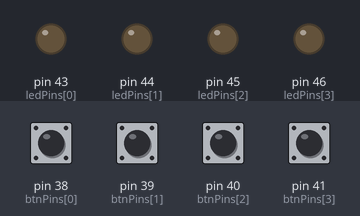
A sketch run on a simulated Arduino Mega 2560, built with avr-gcc and run on an emulated ATmega2560. Parts: output pins drawn as LEDs (lit = HIGH). The inputs (shaded band) are chosen by the test bench; at power-on: pin 38 (btnPins[0]), pin 39 (btnPins[1]), pin 40 (btnPins[2]), pin 41 (btnPins[3]) LOW.

Above: at 1.2 s.
1.3 s: pin 38 (btnPins[0]) pulled HIGH for 0.15 s
At 2.1 s:
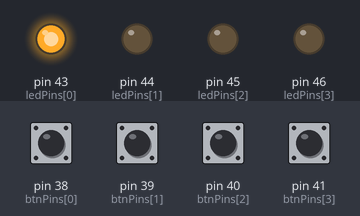
2.9 s: pin 39 (btnPins[1]) pulled HIGH for 0.15 s
At 3.3 s:
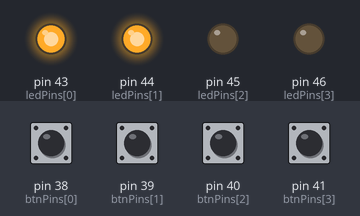
4.5 s: pin 40 (btnPins[2]) pulled HIGH for 0.15 s
At 5.7 s:
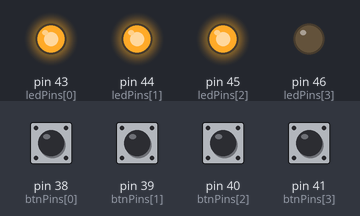
6.1 s: pin 41 (btnPins[3]) pulled HIGH for 0.15 s
At 7.0 s:
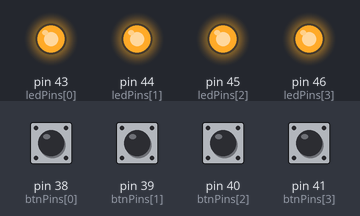
7.7 s: pin 38 (btnPins[0]) pulled HIGH for 1 s
At 8.2 s:
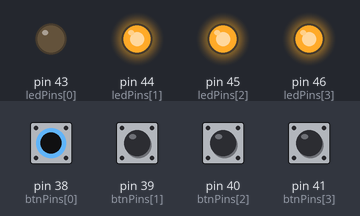
10.2 s: pin 39 (btnPins[1]) pulled HIGH for 1 s
At 11.3 s:
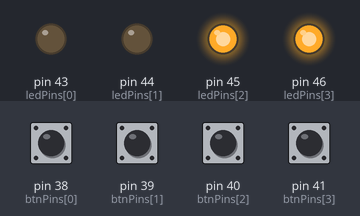
Timing chart, 0 to 13.2 s (numbered marks = the images above; inputs shaded):
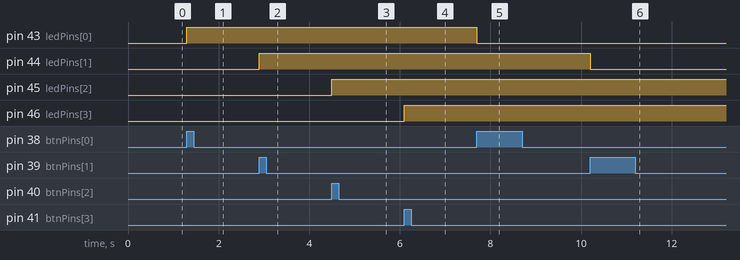

Measured:
- after the input at 1.3 s, pin 43 (ledPins[0]): LOW → HIGH at once
- after the input at 2.9 s, pin 44 (ledPins[1]): LOW → HIGH at once
- after the input at 4.5 s, pin 45 (ledPins[2]): LOW → HIGH at once
- after the input at 6.1 s, pin 46 (ledPins[3]): LOW → HIGH at once
- after the input at 7.7 s, pin 43 (ledPins[0]): HIGH → LOW at once
- after the input at 10.2 s, pin 44 (ledPins[1]): HIGH → LOW at once

The sketch:

ardunio_lab.ino
```cpp
/*
int LED1pin=44;//TASK1 define digital pin to number of LED1
int LED0pin=43;
int LED2pin=45;
int LED3pin=46; //TASK 4 define all LEDS
//TASK 2 Initialization digital pin
void setup() {
 pinMode(LED1pin, OUTPUT);
 pinMode(LED0pin, OUTPUT);
 pinMode(LED2pin, OUTPUT);
 pinMode(LED3pin, OUTPUT); //TASK 5 Initiliaze LEDS as output
}
void loop(){ // TASK 3 & TASK 6
digitalWrite(LED1pin,HIGH);
delay(1000);
digitalWrite(LED1pin,LOW);
delay(1000);
digitalWrite(LED2pin,HIGH);
delay(1000);
digitalWrite(LED2pin,LOW);
delay(1000);
digitalWrite(LED3pin,HIGH);
delay(1000);
digitalWrite(LED3pin,LOW);
delay(1000);
digitalWrite(LED0pin,HIGH);
delay(1000);
digitalWrite(LED0pin,LOW);
delay(1000);
 }
*/

int LED1pin = 44;
int LED0pin = 43;
int LED2pin = 45;
int LED3pin = 46;

int ledPins[] = {43, 44, 45, 46};
int btnPins[] = {38, 39, 40, 41};

int lastButonStates[] = {LOW, LOW, LOW, LOW};
int ledStates[] = {LOW, LOW, LOW, LOW};

void setup() {
  for (int i = 0; i < 4; i++) {
    pinMode(ledPins[i], OUTPUT);
    pinMode(btnPins[i], INPUT);
  }
}

void loop() {
  for (int i = 0; i < 4; i++) {
    int currentButonState = digitalRead(btnPins[i]);

    if (currentButonState == HIGH && lastButonStates[i] == LOW) {
      ledStates[i] = !ledStates[i];

      digitalWrite(ledPins[i], ledStates[i]);

      delay(500);
    }
    lastButonStates[i] = currentButonState;
  }
}
```
